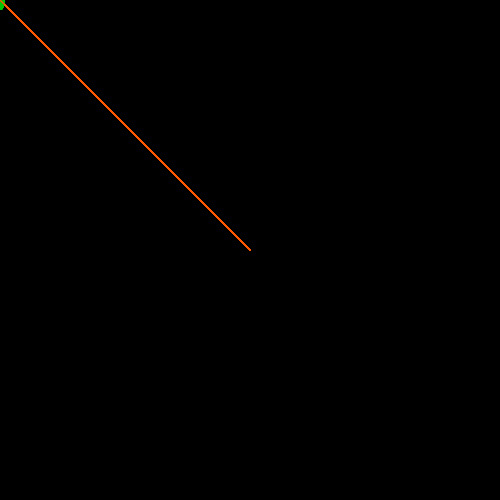
Frame 1 (no input)
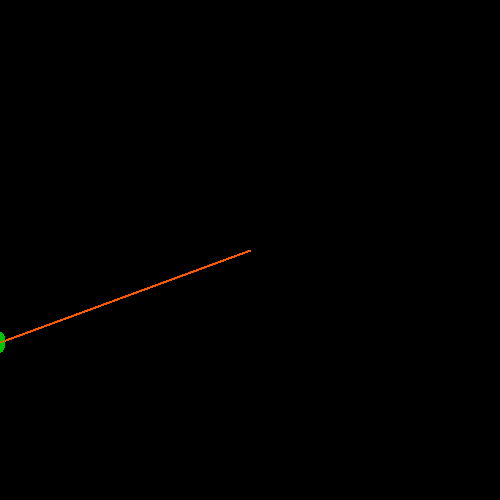
Frame 60 (the mouse pressed at the canvas centre just before this capture)
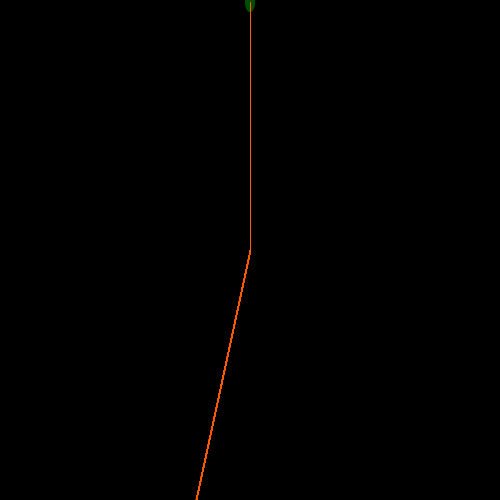
Frame 120 (the mouse held since frame 60 and released just before this capture)

The Processing sketch that drew these frames (run headless with seeded random() and noise(); from frame 60 on, the mouse is pressed at the canvas centre):

// Processing sketch: processing_92616
// ── processing_92616.pde

int number_of_ellipses=200;
float []elX=new float[number_of_ellipses];
float[] elY =new float[number_of_ellipses];
float []elSpeed=new float[number_of_ellipses];
float gravity = .2;

int currentClick=0;
void setup() {
  size(500, 500);
}

void draw() {
  background(0);
  for (int i=0; i< number_of_ellipses; i++) {
    noStroke();
    fill(0, 200, 0, 100);
    ellipse(elX[i], elY[i], 10, 20);
    stroke(255, 90, 0);
    line(elX[i], elY[i], width/2, width/2);
    elY[i]+= elSpeed[i];
    elSpeed[i] += gravity;
  }
}

void mouseDragged() {
  elX[currentClick]=mouseX;
  elY[currentClick]=mouseY;
  elSpeed[currentClick]=-10;
  currentClick +=1;
  if (currentClick>= number_of_ellipses) {
    currentClick=0;
  }
}
void mousePressed() {

  elX[currentClick]=mouseX;
  elY[currentClick]=mouseY;
  elSpeed[currentClick]=-10;
  currentClick +=1;
  if (currentClick>= 200) {
    currentClick=0;
  }
}
